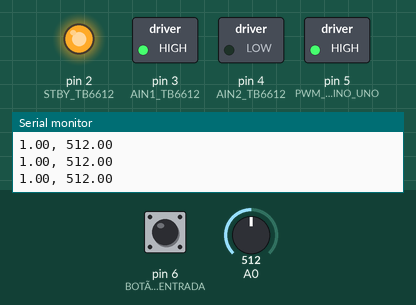
The sketch below on a simulated Arduino Uno, built with avr-gcc and run on an emulated ATmega328P. Parts: switched loads named in the sketch (green lamp = pin HIGH), output pins drawn as LEDs (lit = HIGH), the last lines printed to the serial monitor. The test bench sets the inputs (shaded band); at power-on: pin 6 (BOTÃO_ENTRADA) HIGH, A0 = 512.

Above: at 1.2 s.
1.3 s: pin 6 (BOTÃO_ENTRADA) pulled LOW for 3.2 s
7.5 s: pin 6 (BOTÃO_ENTRADA) pulled LOW for 0.15 s
At 8.9 s:
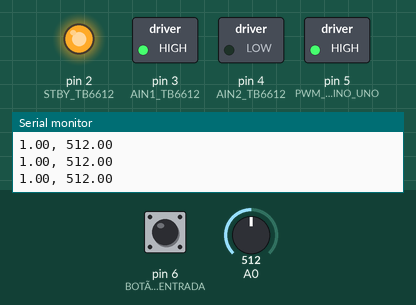
10.6 s: pin 6 (BOTÃO_ENTRADA) pulled LOW for 1 s
At 15.7 s:
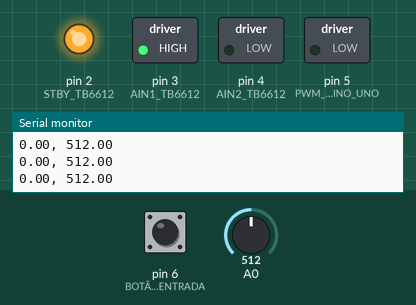
Timing chart, 0 to 17.2 s (numbered marks = the images above; inputs shaded):
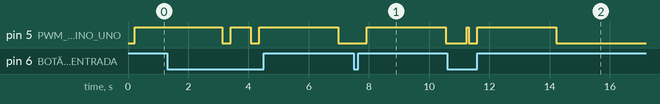

The sketch:

ColetorDeAmostra.ino
```cpp
#include <TimerOne.h>

long nLeituras = 500;
// 0 <= r <= 1
typedef float (*SinalRefrencia)();
SinalRefrencia sinalReferencia;

int nLeituraAtual = 0;
bool estadoBotao = false;

int degrauUnitarioAtrasoEmLeituras = 20;
float degrauUnitario() {
  return nLeituraAtual >= degrauUnitarioAtrasoEmLeituras ? 1.0f : 0.0f;
}

float testeDeModelo() {
  if (nLeituraAtual < 20) {
    return 0.0f;
  }
  else if (nLeituraAtual < 60) {
    return 1.0f;
  }
  else if (nLeituraAtual < 100) {
    return 0.0f;
  }
  else if (nLeituraAtual < 120) {
    return 1.0f;
  }
  else {
    return 0.0f;
  }
}

void iniciarTeste(SinalRefrencia _sinalReferencia, int _nLeituras, long periodoAmostragemUs) {
  nLeituraAtual = 0;
  sinalReferencia = _sinalReferencia;
  nLeituras = _nLeituras;

  Timer1.setPeriod(periodoAmostragemUs);
  Timer1.start();
}
void aplicarSinalReferencia(float r) {
  analogWrite(5, r * 255.f);
}
int lerSaidaSistema() {
  return analogRead(A0);
}
void timerOneInterrupt() {
  if (nLeituraAtual >= nLeituras) {
    Timer1.stop();
    aplicarSinalReferencia(0);
    nLeituraAtual = 0;
    return;
  }
  float r = sinalReferencia();
  aplicarSinalReferencia(r);

  float y = lerSaidaSistema();

  Serial.print(r);
  Serial.print(", ");
  Serial.println(y);

  nLeituraAtual++;
}

void atualizarEstadoBotao() {
  estadoBotao = !digitalRead(6);
}

void definirSentido(bool horario) {
  digitalWrite(3, horario);
  digitalWrite(4, !horario);
}

void setup() {
  // put your setup code here, to run once:
  pinMode(2,OUTPUT);                 // STBY TB6612
  pinMode(3,OUTPUT);                 // AIN1 TB6612
  pinMode(4,OUTPUT);                 // AIN2 TB6612
  pinMode(5,OUTPUT);                 // PWM ARDUINO UNO
  pinMode(6,INPUT_PULLUP);           // BOTÃO ENTRADA

  digitalWrite(2,HIGH);              // Coloca o driver TB6612 em operação

  definirSentido(true);

  Serial.begin(9600);

  Timer1.initialize(0);
  Timer1.stop();
  Timer1.attachInterrupt(timerOneInterrupt);

  sinalReferencia = degrauUnitario;
}


void loop() {
  // put your main code here, to run repeatedly:
  do {
    atualizarEstadoBotao();
    delay(100);
  }
  while (!estadoBotao);

  iniciarTeste(degrauUnitario, 200, 10000L);
}
```

Measured:
- after the input at 7.5 s, pin 5 (PWM_ARDUINO_UNO): LOW → HIGH after 0.43 s, → LOW 2.6 s later
- after the input at 10.6 s, pin 5 (PWM_ARDUINO_UNO): LOW → HIGH after 0.65 s, → LOW 0.06 s later, → HIGH 0.29 s later, → LOW 2.6 s later
